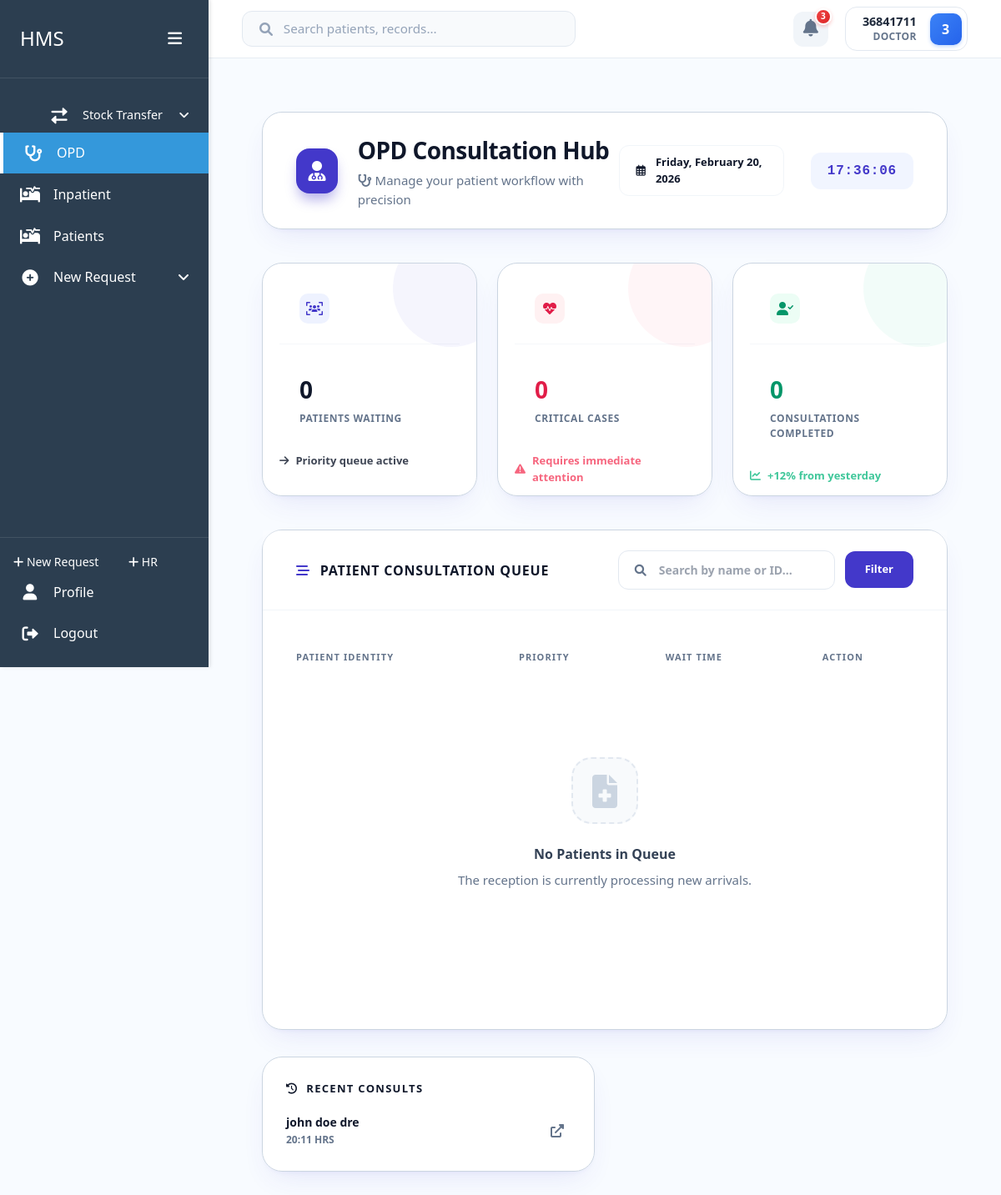
Page /home/opd-dashboard/ (signed in) on the earlier database version.
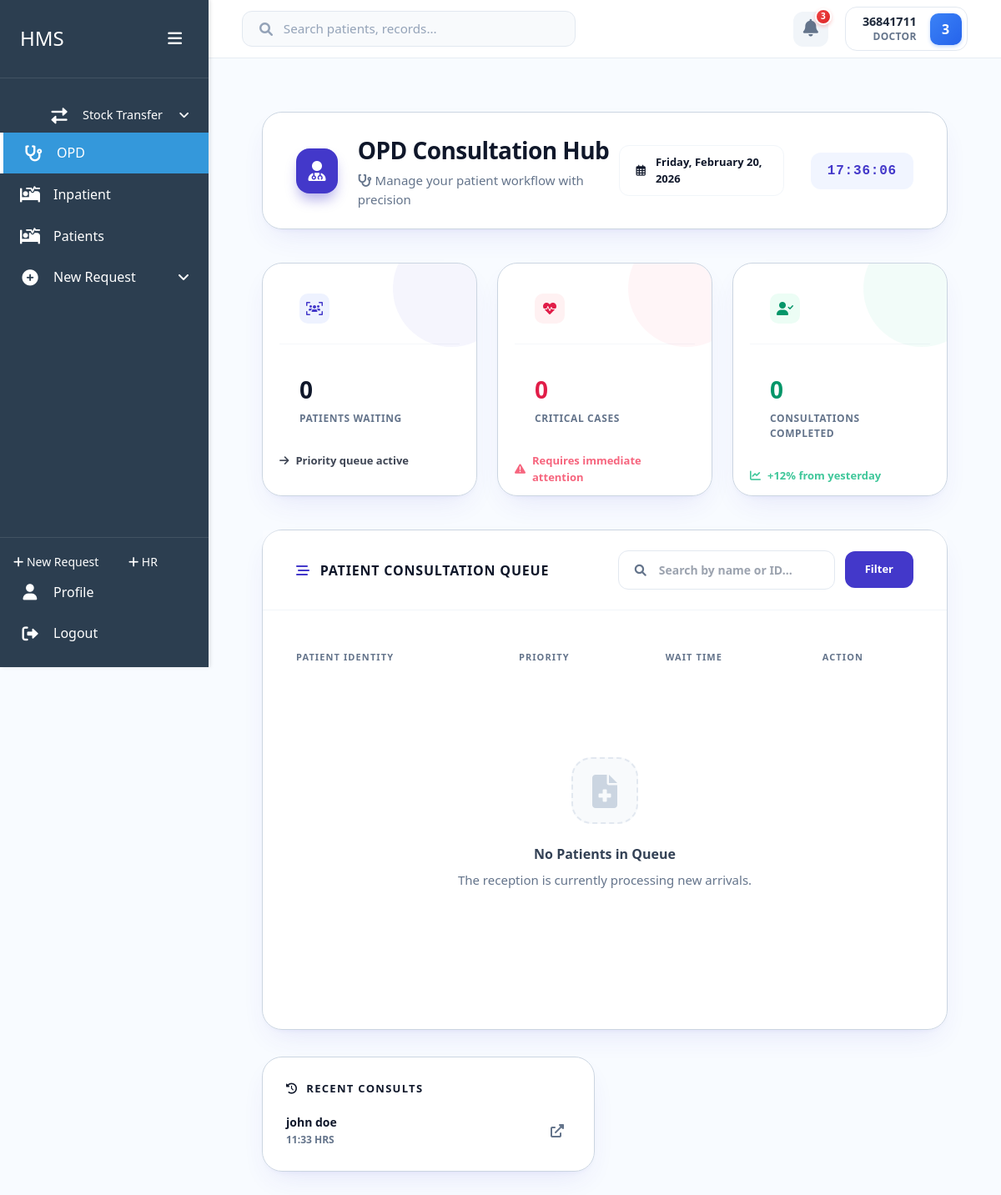
Same page on the later database version.
### home/models.py (models this page shows, shortened)
class Consultation(models.Model):
    visit = models.ForeignKey(Visit, on_delete=models.CASCADE, related_name='consultations')
    doctor = models.ForeignKey('users.User', on_delete=models.SET_NULL, null=True, related_name='consultations')
    checkin_date = models.DateTimeField(auto_now_add=True)
    checkout_date = models.DateTimeField(null=True, blank=True)

class Visit(models.Model):
    patient = models.ForeignKey(Patient, on_delete=models.CASCADE, related_name='visits')
    visit_date = models.DateTimeField(auto_now_add=True)
    visit_type = models.CharField(max_length=20, choices=[('IN-PATIENT', 'In-Patient'), ('OUT-PATIENT', 'Out-Patient')])
    visit_mode = models.CharField(max_length=20, choices=[('Appointment', 'Appointment'), ('Walk In', 'Walk In')])
    is_active = models.BooleanField(default=True)

class Patient(models.Model):
    GENDER_CHOICES = [
        ('M', 'Male'),
        ('F', 'Female'),
        ('O', 'Other'),
        ('N', 'Prefer not to say')
    ]
    first_name = models.CharField(max_length=100)
    last_name = models.CharField(max_length=100)
    id_number = models.CharField(max_length=20, unique=True, null=True, blank=True)
    date_of_birth = models.DateField()
    age = models.PositiveIntegerField(editable=False)  # Will be calculated automatically
    phone = models.CharField(max_length=15)
    location = models.CharField(max_length=200)
    gender = models.CharField(max_length=1, choices=GENDER_CHOICES)
    created_at = models.DateTimeField(auto_now_add=True)
    updated_at = models.DateTimeField(auto_now=True)
    created_by = models.ForeignKey('users.User', on_delete=models.SET_NULL, null=True, related_name='patients_created')
    @property
    def full_name(self):
        return f"{self.first_name} {self.last_name}"

### home/views.py (the view, shortened to what this page needs)
# urls.py: path('opd-dashboard/', views.opd_dashboard, name='opd_dashboard'),
@login_required
def opd_dashboard(request):
    today = timezone.now().date()
    todays_visits_count = Visit.objects.filter(
        visit_date__date=today,
        visit_type='OUT-PATIENT'
    ).count()
    consultation_queues = PatientQue.objects.filter(
        sent_to__name__icontains='Consultation',
        status='PENDING',
        visit__is_active=True
    ).select_related('visit__patient', 'sent_to', 'qued_from')
    search_query = request.GET.get('q')
    waiting_count = consultation_queues.count()
    triage_today = TriageEntry.objects.filter(visit__visit_date__date=today)
    critical_count = triage_today.filter(priority__in=['URGENT', 'CRITICAL']).count()
    queue_list = []
    queue_list.sort(key=lambda x: (-x['priority_rank'], -x['type_rank'], x['visit'].visit_date))
    deduplicated_queue = []
    seen_visits = set()
    for item in queue_list:
        if item['visit'].id not in seen_visits:
            deduplicated_queue.append(item)
            seen_visits.add(item['visit'].id)
    context = {
        'todays_visits_count': todays_visits_count,
        'waiting_count': len(deduplicated_queue),
        'critical_count': critical_count,
        'queue_list': deduplicated_queue,
        'today': today,
    }
    recent_consultations = Consultation.objects.filter(
        doctor=request.user
    ).select_related('visit__patient').order_by('-checkin_date')[:5]
    context['recent_consultations'] = recent_consultations
    return render(request, 'home/opd_dashboard.html', context)

### users/models.py (called while the page is built)
    @property
    def username(self):
        return f"{self.first_name} {self.last_name}".strip() if self.first_name or self.last_name else self.id_number

    def get_full_name(self):
        return self.username

### home/templates/home/opd_dashboard.html (shortened to what the changed rows need)
{% extends 'users/dashboard_base.html' %}
{% load static %}
{% block content %}
    <div class="dashboard-wrapper-premium">
        <div class="header-premium glass-card">
            <div class="header-content">
                <div class="brand-section">
                    <div class="brand-text">
                        <h1>OPD Consultation Hub</h1>
                    </div>
                </div>
            </div>
        </div>
        <div class="analytics-grid">
            <div class="stat-card-premium glass-card hover-glow-indigo">
                <div class="card-content">
                    <div class="card-body">
                        <h2 class="stat-value">{{ waiting_count }}</h2>
                    </div>
                </div>
            </div>
            <div class="stat-card-premium glass-card hover-glow-rose">
                <div class="card-content">
                    <div class="card-body">
                        <h2 class="stat-value text-rose-600">{{ critical_count }}</h2>
                    </div>
                </div>
            </div>
            <div class="stat-card-premium glass-card hover-glow-emerald">
                <div class="card-content">
                    <div class="card-body">
                        <h2 class="stat-value text-emerald-600">{{ todays_visits_count }}</h2>
                    </div>
                </div>
            </div>
        </div>
        <div class="main-dashboard-grid">
            <div class="queue-section-wrapper glass-card">
                <div class="section-toolbar">
                    <div class="toolbar-left">
                        <h2>
                            <i class="fas fa-stream"></i> Patient Consultation Queue
                        </h2>
                    </div>
                </div>
                <div class="queue-table-container">
                    <table class="premium-data-table">
                        <thead>
                            <tr>
                                <th>Patient Identity</th>
                                <th>Priority</th>
                                <th>Wait Time</th>
                                <th class="text-center">Action</th>
                            </tr>
                        </thead>
                    </table>
                </div>
            </div>
            <div class="sidebar-premium">
                <div class="recent-consults-card glass-card">
                    <div class="recent-list">
                        {% for consult in recent_consultations %}
                            <div class="recent-item">
                                <div class="recent-info">
                                    <span class="r-name">{{ consult.visit.patient.full_name }}</span>
                                    <span class="r-time">{{ consult.checkin_date|time:"H:i" }} HRS</span>
                                </div>
                                <a href="{% url 'home:patient_detail' consult.visit.patient.pk %}" class="r-link">
                                    <i class="fas fa-external-link-alt"></i>
                                </a>
                            </div>
                        {% empty %}
                            <p class="empty-text">No history today</p>
                        {% endfor %}
                    </div>
                </div>
            </div>
        </div>
    </div>
{% endblock %}

Differences in the rows shown:
removed Consultation: visit.patient.full_name "john doe dre", checkin_date "20:11"
added Consultation: visit.patient.full_name "john doe", checkin_date "11:33"
